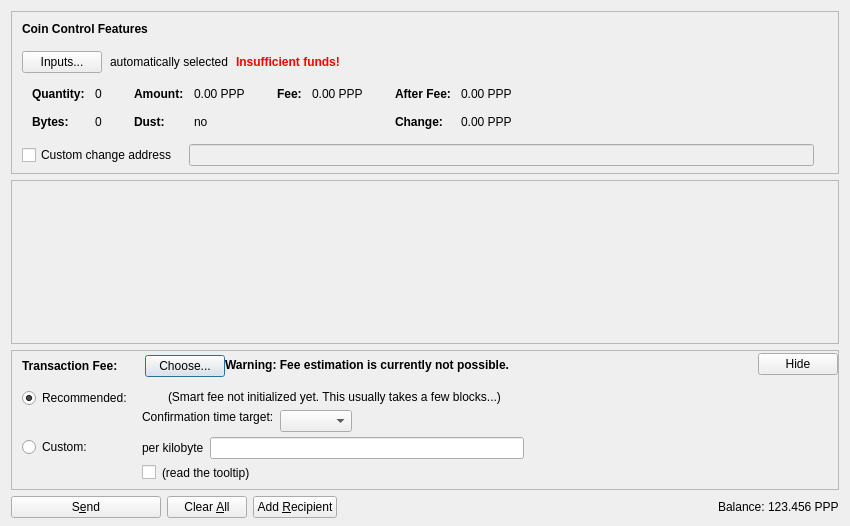
<?xml version="1.0" encoding="UTF-8"?>
<ui version="4.0">
 <class>SendCoinsDialog</class>
 <widget class="QDialog" name="SendCoinsDialog">
  <property name="geometry">
   <rect>
    <x>0</x>
    <y>0</y>
    <width>850</width>
    <height>526</height>
   </rect>
  </property>
  <property name="windowTitle">
   <string>Send Coins</string>
  </property>
  <layout class="QVBoxLayout" name="verticalLayout" stretch="0,1,0,0">
   <property name="bottomMargin">
    <number>8</number>
   </property>
   <item>
    <widget class="QFrame" name="frameCoinControl">
     <property name="sizePolicy">
      <sizepolicy hsizetype="Expanding" vsizetype="Expanding">
       <horstretch>0</horstretch>
       <verstretch>0</verstretch>
      </sizepolicy>
     </property>
     <property name="maximumSize">
      <size>
       <width>16777215</width>
       <height>16777215</height>
      </size>
     </property>
     <property name="frameShape">
      <enum>QFrame::StyledPanel</enum>
     </property>
     <property name="frameShadow">
      <enum>QFrame::Sunken</enum>
     </property>
     <layout class="QVBoxLayout" name="verticalLayoutCoinControl2">
      <property name="spacing">
       <number>0</number>
      </property>
      <property name="leftMargin">
       <number>0</number>
      </property>
      <property name="topMargin">
       <number>0</number>
      </property>
      <property name="rightMargin">
       <number>0</number>
      </property>
      <property name="bottomMargin">
       <number>6</number>
      </property>
      <item>
       <layout class="QVBoxLayout" name="verticalLayoutCoinControl" stretch="0,0,0,0,1">
        <property name="spacing">
         <number>0</number>
        </property>
        <property name="leftMargin">
         <number>10</number>
        </property>
        <property name="topMargin">
         <number>10</number>
        </property>
        <item>
         <layout class="QHBoxLayout" name="horizontalLayoutCoinControl1">
          <property name="bottomMargin">
           <number>15</number>
          </property>
          <item>
           <widget class="QLabel" name="labelCoinControlFeatures">
            <property name="sizePolicy">
             <sizepolicy hsizetype="Preferred" vsizetype="Maximum">
              <horstretch>0</horstretch>
              <verstretch>0</verstretch>
             </sizepolicy>
            </property>
            <property name="font">
             <font>
              <weight>75</weight>
              <bold>true</bold>
             </font>
            </property>
            <property name="styleSheet">
             <string notr="true">font-weight:bold;</string>
            </property>
            <property name="text">
             <string>Coin Control Features</string>
            </property>
           </widget>
          </item>
         </layout>
        </item>
        <item>
         <layout class="QHBoxLayout" name="horizontalLayoutCoinControl2" stretch="0,0,0,0">
          <property name="spacing">
           <number>8</number>
          </property>
          <property name="bottomMargin">
           <number>10</number>
          </property>
          <item>
           <widget class="QPushButton" name="pushButtonCoinControl">
            <property name="styleSheet">
             <string notr="true"/>
            </property>
            <property name="text">
             <string>Inputs...</string>
            </property>
            <property name="autoDefault">
             <bool>false</bool>
            </property>
           </widget>
          </item>
          <item>
           <widget class="QLabel" name="labelCoinControlAutomaticallySelected">
            <property name="text">
             <string>automatically selected</string>
            </property>
            <property name="margin">
             <number>5</number>
            </property>
           </widget>
          </item>
          <item>
           <widget class="QLabel" name="labelCoinControlInsuffFunds">
            <property name="font">
             <font>
              <weight>75</weight>
              <bold>true</bold>
             </font>
            </property>
            <property name="styleSheet">
             <string notr="true">color:red;font-weight:bold;</string>
            </property>
            <property name="text">
             <string>Insufficient funds!</string>
            </property>
            <property name="margin">
             <number>5</number>
            </property>
           </widget>
          </item>
          <item>
           <spacer name="horizontalSpacerCoinControl">
            <property name="orientation">
             <enum>Qt::Horizontal</enum>
            </property>
            <property name="sizeHint" stdset="0">
             <size>
              <width>40</width>
              <height>1</height>
             </size>
            </property>
           </spacer>
          </item>
         </layout>
        </item>
        <item>
         <widget class="QWidget" name="widgetCoinControl" native="true">
          <property name="sizePolicy">
           <sizepolicy hsizetype="Preferred" vsizetype="Preferred">
            <horstretch>0</horstretch>
            <verstretch>0</verstretch>
           </sizepolicy>
          </property>
          <property name="minimumSize">
           <size>
            <width>0</width>
            <height>0</height>
           </size>
          </property>
          <property name="styleSheet">
           <string notr="true"/>
          </property>
          <layout class="QHBoxLayout" name="horizontalLayoutCoinControl5">
           <property name="leftMargin">
            <number>0</number>
           </property>
           <property name="topMargin">
            <number>0</number>
           </property>
           <property name="rightMargin">
            <number>0</number>
           </property>
           <property name="bottomMargin">
            <number>0</number>
           </property>
           <item>
            <layout class="QHBoxLayout" name="horizontalLayoutCoinControl3" stretch="0,0,0,1">
             <property name="spacing">
              <number>20</number>
             </property>
             <property name="topMargin">
              <number>0</number>
             </property>
             <property name="bottomMargin">
              <number>10</number>
             </property>
             <item>
              <layout class="QFormLayout" name="formLayoutCoinControl1">
               <property name="horizontalSpacing">
                <number>10</number>
               </property>
               <property name="verticalSpacing">
                <number>14</number>
               </property>
               <property name="leftMargin">
                <number>10</number>
               </property>
               <property name="topMargin">
                <number>4</number>
               </property>
               <property name="rightMargin">
                <number>6</number>
               </property>
               <item row="0" column="0">
                <widget class="QLabel" name="labelCoinControlQuantityText">
                 <property name="font">
                  <font>
                   <weight>75</weight>
                   <bold>true</bold>
                  </font>
                 </property>
                 <property name="text">
                  <string>Quantity:</string>
                 </property>
                 <property name="margin">
                  <number>0</number>
                 </property>
                </widget>
               </item>
               <item row="0" column="1">
                <widget class="QLabel" name="labelCoinControlQuantity">
                 <property name="cursor">
                  <cursorShape>IBeamCursor</cursorShape>
                 </property>
                 <property name="contextMenuPolicy">
                  <enum>Qt::ActionsContextMenu</enum>
                 </property>
                 <property name="text">
                  <string notr="true">0</string>
                 </property>
                 <property name="margin">
                  <number>0</number>
                 </property>
                 <property name="textInteractionFlags">
                  <set>Qt::LinksAccessibleByMouse|Qt::TextSelectableByKeyboard|Qt::TextSelectableByMouse</set>
                 </property>
                </widget>
               </item>
               <item row="1" column="0">
                <widget class="QLabel" name="labelCoinControlBytesText">
                 <property name="font">
                  <font>
                   <weight>75</weight>
                   <bold>true</bold>
                  </font>
                 </property>
                 <property name="text">
                  <string>Bytes:</string>
                 </property>
                </widget>
               </item>
               <item row="1" column="1">
                <widget class="QLabel" name="labelCoinControlBytes">
                 <property name="cursor">
                  <cursorShape>IBeamCursor</cursorShape>
                 </property>
                 <property name="contextMenuPolicy">
                  <enum>Qt::ActionsContextMenu</enum>
                 </property>
                 <property name="text">
                  <string notr="true">0</string>
                 </property>
                 <property name="textInteractionFlags">
                  <set>Qt::LinksAccessibleByMouse|Qt::TextSelectableByKeyboard|Qt::TextSelectableByMouse</set>
                 </property>
                </widget>
               </item>
              </layout>
             </item>
             <item>
              <layout class="QFormLayout" name="formLayoutCoinControl2">
               <property name="horizontalSpacing">
                <number>10</number>
               </property>
               <property name="verticalSpacing">
                <number>14</number>
               </property>
               <property name="leftMargin">
                <number>6</number>
               </property>
               <property name="topMargin">
                <number>4</number>
               </property>
               <property name="rightMargin">
                <number>6</number>
               </property>
               <item row="0" column="0">
                <widget class="QLabel" name="labelCoinControlAmountText">
                 <property name="font">
                  <font>
                   <weight>75</weight>
                   <bold>true</bold>
                  </font>
                 </property>
                 <property name="text">
                  <string>Amount:</string>
                 </property>
                 <property name="margin">
                  <number>0</number>
                 </property>
                </widget>
               </item>
               <item row="0" column="1">
                <widget class="QLabel" name="labelCoinControlAmount">
                 <property name="cursor">
                  <cursorShape>IBeamCursor</cursorShape>
                 </property>
                 <property name="contextMenuPolicy">
                  <enum>Qt::ActionsContextMenu</enum>
                 </property>
                 <property name="text">
                  <string notr="true">0.00 PPP</string>
                 </property>
                 <property name="textInteractionFlags">
                  <set>Qt::LinksAccessibleByMouse|Qt::TextSelectableByKeyboard|Qt::TextSelectableByMouse</set>
                 </property>
                </widget>
               </item>
               <item row="1" column="0">
                <widget class="QLabel" name="labelCoinControlLowOutputText">
                 <property name="font">
                  <font>
                   <weight>75</weight>
                   <bold>true</bold>
                  </font>
                 </property>
                 <property name="text">
                  <string>Dust:</string>
                 </property>
                </widget>
               </item>
               <item row="1" column="1">
                <widget class="QLabel" name="labelCoinControlLowOutput">
                 <property name="cursor">
                  <cursorShape>IBeamCursor</cursorShape>
                 </property>
                 <property name="contextMenuPolicy">
                  <enum>Qt::ActionsContextMenu</enum>
                 </property>
                 <property name="text">
                  <string notr="true">no</string>
                 </property>
                 <property name="textInteractionFlags">
                  <set>Qt::LinksAccessibleByMouse|Qt::TextSelectableByKeyboard|Qt::TextSelectableByMouse</set>
                 </property>
                </widget>
               </item>
              </layout>
             </item>
             <item>
              <layout class="QFormLayout" name="formLayoutCoinControl3">
               <property name="horizontalSpacing">
                <number>10</number>
               </property>
               <property name="verticalSpacing">
                <number>14</number>
               </property>
               <property name="leftMargin">
                <number>6</number>
               </property>
               <property name="topMargin">
                <number>4</number>
               </property>
               <property name="rightMargin">
                <number>6</number>
               </property>
               <item row="0" column="0">
                <widget class="QLabel" name="labelCoinControlFeeText">
                 <property name="font">
                  <font>
                   <weight>75</weight>
                   <bold>true</bold>
                  </font>
                 </property>
                 <property name="text">
                  <string>Fee:</string>
                 </property>
                 <property name="margin">
                  <number>0</number>
                 </property>
                </widget>
               </item>
               <item row="0" column="1">
                <widget class="QLabel" name="labelCoinControlFee">
                 <property name="cursor">
                  <cursorShape>IBeamCursor</cursorShape>
                 </property>
                 <property name="contextMenuPolicy">
                  <enum>Qt::ActionsContextMenu</enum>
                 </property>
                 <property name="text">
                  <string notr="true">0.00 PPP</string>
                 </property>
                 <property name="textInteractionFlags">
                  <set>Qt::LinksAccessibleByMouse|Qt::TextSelectableByKeyboard|Qt::TextSelectableByMouse</set>
                 </property>
                </widget>
               </item>
              </layout>
             </item>
             <item>
              <layout class="QFormLayout" name="formLayoutCoinControl4">
               <property name="horizontalSpacing">
                <number>10</number>
               </property>
               <property name="verticalSpacing">
                <number>14</number>
               </property>
               <property name="leftMargin">
                <number>6</number>
               </property>
               <property name="topMargin">
                <number>4</number>
               </property>
               <property name="rightMargin">
                <number>6</number>
               </property>
               <item row="0" column="0">
                <widget class="QLabel" name="labelCoinControlAfterFeeText">
                 <property name="font">
                  <font>
                   <weight>75</weight>
                   <bold>true</bold>
                  </font>
                 </property>
                 <property name="text">
                  <string>After Fee:</string>
                 </property>
                 <property name="margin">
                  <number>0</number>
                 </property>
                </widget>
               </item>
               <item row="0" column="1">
                <widget class="QLabel" name="labelCoinControlAfterFee">
                 <property name="cursor">
                  <cursorShape>IBeamCursor</cursorShape>
                 </property>
                 <property name="contextMenuPolicy">
                  <enum>Qt::ActionsContextMenu</enum>
                 </property>
                 <property name="text">
                  <string notr="true">0.00 PPP</string>
                 </property>
                 <property name="textInteractionFlags">
                  <set>Qt::LinksAccessibleByMouse|Qt::TextSelectableByKeyboard|Qt::TextSelectableByMouse</set>
                 </property>
                </widget>
               </item>
               <item row="1" column="0">
                <widget class="QLabel" name="labelCoinControlChangeText">
                 <property name="font">
                  <font>
                   <weight>75</weight>
                   <bold>true</bold>
                  </font>
                 </property>
                 <property name="text">
                  <string>Change:</string>
                 </property>
                </widget>
               </item>
               <item row="1" column="1">
                <widget class="QLabel" name="labelCoinControlChange">
                 <property name="cursor">
                  <cursorShape>IBeamCursor</cursorShape>
                 </property>
                 <property name="contextMenuPolicy">
                  <enum>Qt::ActionsContextMenu</enum>
                 </property>
                 <property name="text">
                  <string notr="true">0.00 PPP</string>
                 </property>
                 <property name="textInteractionFlags">
                  <set>Qt::LinksAccessibleByMouse|Qt::TextSelectableByKeyboard|Qt::TextSelectableByMouse</set>
                 </property>
                </widget>
               </item>
              </layout>
             </item>
            </layout>
           </item>
          </layout>
         </widget>
        </item>
        <item>
         <layout class="QHBoxLayout" name="horizontalLayoutCoinControl4" stretch="0,0,0">
          <property name="spacing">
           <number>12</number>
          </property>
          <property name="sizeConstraint">
           <enum>QLayout::SetDefaultConstraint</enum>
          </property>
          <property name="topMargin">
           <number>5</number>
          </property>
          <property name="rightMargin">
           <number>5</number>
          </property>
          <item>
           <widget class="QCheckBox" name="checkBoxCoinControlChange">
            <property name="toolTip">
             <string>If this is activated, but the change address is empty or invalid, change will be sent to a newly generated address.</string>
            </property>
            <property name="text">
             <string>Custom change address</string>
            </property>
           </widget>
          </item>
          <item>
           <widget class="QValidatedLineEdit" name="lineEditCoinControlChange">
            <property name="enabled">
             <bool>false</bool>
            </property>
            <property name="sizePolicy">
             <sizepolicy hsizetype="Expanding" vsizetype="Fixed">
              <horstretch>0</horstretch>
              <verstretch>0</verstretch>
             </sizepolicy>
            </property>
           </widget>
          </item>
          <item>
           <widget class="QLabel" name="labelCoinControlChangeLabel">
            <property name="sizePolicy">
             <sizepolicy hsizetype="Preferred" vsizetype="Expanding">
              <horstretch>0</horstretch>
              <verstretch>0</verstretch>
             </sizepolicy>
            </property>
            <property name="minimumSize">
             <size>
              <width>0</width>
              <height>0</height>
             </size>
            </property>
            <property name="text">
             <string/>
            </property>
            <property name="margin">
             <number>3</number>
            </property>
           </widget>
          </item>
         </layout>
        </item>
        <item>
         <spacer name="verticalSpacerCoinControl">
          <property name="orientation">
           <enum>Qt::Vertical</enum>
          </property>
          <property name="sizeHint" stdset="0">
           <size>
            <width>800</width>
            <height>1</height>
           </size>
          </property>
         </spacer>
        </item>
       </layout>
      </item>
     </layout>
    </widget>
   </item>
   <item>
    <widget class="QScrollArea" name="scrollArea">
     <property name="widgetResizable">
      <bool>true</bool>
     </property>
     <widget class="QWidget" name="scrollAreaWidgetContents">
      <property name="geometry">
       <rect>
        <x>0</x>
        <y>0</y>
        <width>830</width>
        <height>104</height>
       </rect>
      </property>
      <layout class="QVBoxLayout" name="verticalLayout_2" stretch="0,1">
       <property name="leftMargin">
        <number>0</number>
       </property>
       <property name="topMargin">
        <number>0</number>
       </property>
       <property name="rightMargin">
        <number>0</number>
       </property>
       <property name="bottomMargin">
        <number>0</number>
       </property>
       <item>
        <layout class="QVBoxLayout" name="entries">
         <property name="spacing">
          <number>6</number>
         </property>
        </layout>
       </item>
       <item>
        <spacer name="verticalSpacer">
         <property name="orientation">
          <enum>Qt::Vertical</enum>
         </property>
         <property name="sizeHint" stdset="0">
          <size>
           <width>20</width>
           <height>40</height>
          </size>
         </property>
        </spacer>
       </item>
      </layout>
     </widget>
    </widget>
   </item>
   <item>
    <widget class="QFrame" name="frameFee">
     <property name="sizePolicy">
      <sizepolicy hsizetype="Expanding" vsizetype="Expanding">
       <horstretch>0</horstretch>
       <verstretch>0</verstretch>
      </sizepolicy>
     </property>
     <property name="maximumSize">
      <size>
       <width>16777215</width>
       <height>16777215</height>
      </size>
     </property>
     <property name="frameShape">
      <enum>QFrame::StyledPanel</enum>
     </property>
     <property name="frameShadow">
      <enum>QFrame::Sunken</enum>
     </property>
     <layout class="QVBoxLayout" name="verticalLayoutFee1">
      <property name="spacing">
       <number>0</number>
      </property>
      <property name="leftMargin">
       <number>0</number>
      </property>
      <property name="topMargin">
       <number>0</number>
      </property>
      <property name="rightMargin">
       <number>0</number>
      </property>
      <property name="bottomMargin">
       <number>0</number>
      </property>
      <item>
       <layout class="QVBoxLayout" name="verticalLayoutFee2" stretch="0,0,0">
        <property name="spacing">
         <number>0</number>
        </property>
        <property name="leftMargin">
         <number>10</number>
        </property>
        <property name="topMargin">
         <number>0</number>
        </property>
        <item>
         <layout class="QHBoxLayout" name="horizontalLayoutFee1">
          <property name="bottomMargin">
           <number>0</number>
          </property>
          <item>
           <layout class="QVBoxLayout" name="verticalLayoutFee7">
            <property name="spacing">
             <number>0</number>
            </property>
            <item>
             <spacer name="verticalSpacerSmartFee">
              <property name="orientation">
               <enum>Qt::Vertical</enum>
              </property>
              <property name="sizeType">
               <enum>QSizePolicy::Fixed</enum>
              </property>
              <property name="sizeHint" stdset="0">
               <size>
                <width>1</width>
                <height>4</height>
               </size>
              </property>
             </spacer>
            </item>
            <item>
             <layout class="QHBoxLayout" name="horizontalLayoutSmartFee">
              <property name="spacing">
               <number>10</number>
              </property>
              <item>
               <widget class="QLabel" name="labelFeeHeadline">
                <property name="sizePolicy">
                 <sizepolicy hsizetype="Preferred" vsizetype="Maximum">
                  <horstretch>0</horstretch>
                  <verstretch>0</verstretch>
                 </sizepolicy>
                </property>
                <property name="font">
                 <font>
                  <weight>75</weight>
                  <bold>true</bold>
                 </font>
                </property>
                <property name="styleSheet">
                 <string notr="true">font-weight:bold;</string>
                </property>
                <property name="text">
                 <string>Transaction Fee:</string>
                </property>
               </widget>
              </item>
              <item>
               <widget class="QLabel" name="labelFeeMinimized">
                <property name="text">
                 <string/>
                </property>
               </widget>
              </item>
              <item>
               <widget class="QPushButton" name="buttonChooseFee">
                <property name="text">
                 <string>Choose...</string>
                </property>
               </widget>
              </item>
             </layout>
            </item>
            <item>
             <spacer name="verticalSpacer_5">
              <property name="orientation">
               <enum>Qt::Vertical</enum>
              </property>
              <property name="sizeHint" stdset="0">
               <size>
                <width>1</width>
                <height>1</height>
               </size>
              </property>
             </spacer>
            </item>
           </layout>
          </item>
          <item>
           <widget class="QLabel" name="fallbackFeeWarningLabel">
            <property name="toolTip">
             <string>Using the fallbackfee can result in sending a transaction that will take several hours or days (or never) to confirm. Consider choosing your fee manually or wait until you have validated the complete chain.</string>
            </property>
            <property name="font">
            <font>
                <weight>75</weight>
                <bold>true</bold>
            </font>
            </property>
            <property name="text">
             <string>Warning: Fee estimation is currently not possible.</string>
            </property>
            <property name="wordWrap">
             <bool>false</bool>
            </property>
           </widget>
          </item>
          <item>
           <spacer name="horizontalSpacer_4">
            <property name="orientation">
             <enum>Qt::Horizontal</enum>
            </property>
            <property name="sizeType">
             <enum>QSizePolicy::MinimumExpanding</enum>
            </property>
            <property name="sizeHint" stdset="0">
             <size>
              <width>40</width>
              <height>20</height>
             </size>
            </property>
           </spacer>
          </item>
          <item>
           <widget class="QPushButton" name="buttonMinimizeFee">
            <property name="toolTip">
             <string>collapse fee-settings</string>
            </property>
            <property name="text">
             <string>Hide</string>
            </property>
           </widget>
          </item>
         </layout>
        </item>
        <item>
         <widget class="QFrame" name="frameFeeSelection">
          <layout class="QVBoxLayout" name="verticalLayoutFee12">
           <property name="spacing">
            <number>0</number>
           </property>
           <property name="leftMargin">
            <number>0</number>
           </property>
           <property name="topMargin">
            <number>0</number>
           </property>
           <property name="rightMargin">
            <number>0</number>
           </property>
           <property name="bottomMargin">
            <number>0</number>
           </property>
           <item>
            <layout class="QGridLayout" name="gridLayoutFee">
             <property name="topMargin">
              <number>10</number>
             </property>
             <property name="bottomMargin">
              <number>4</number>
             </property>
             <property name="horizontalSpacing">
              <number>10</number>
             </property>
             <property name="verticalSpacing">
              <number>4</number>
             </property>
             <item row="1" column="1">
              <layout class="QVBoxLayout" name="verticalLayoutFee8">
               <property name="spacing">
                <number>6</number>
               </property>
               <item>
                <layout class="QHBoxLayout" name="horizontalLayoutFee13">
                 <item>
                  <widget class="QLabel" name="labelCustomPerKilobyte">
                   <property name="toolTip">
                    <string>If the custom fee is set to 1000 satoshis and the transaction is only 250 bytes, then &quot;per kilobyte&quot; only pays 250 satoshis in fee, while &quot;total at least&quot; pays 1000 satoshis. For transactions bigger than a kilobyte both pay by kilobyte.</string>
                   </property>
                   <property name="text">
                    <string>per kilobyte</string>
                   </property>
                  </widget>
                 </item>
                 <item>
                  <widget class="BitcoinAmountField" name="customFee"/>
                 </item>
                 <item>
                  <spacer name="horizontalSpacer_6">
                   <property name="orientation">
                    <enum>Qt::Horizontal</enum>
                   </property>
                   <property name="sizeHint" stdset="0">
                    <size>
                     <width>1</width>
                     <height>1</height>
                    </size>
                   </property>
                  </spacer>
                 </item>
                </layout>
               </item>
               <item>
                <layout class="QHBoxLayout" name="horizontalLayoutFee8">
                 <item>
                  <widget class="QCheckBox" name="checkBoxMinimumFee">
                   <property name="toolTip">
                    <string>Paying only the minimum fee is just fine as long as there is less transaction volume than space in the blocks. But be aware that this can end up in a never confirming transaction once there is more demand for pigglesworthpennies transactions than the network can process.</string>
                   </property>
                   <property name="text">
                    <string/>
                   </property>
                  </widget>
                 </item>
                 <item>
                  <widget class="QLabel" name="labelMinFeeWarning">
                   <property name="enabled">
                    <bool>true</bool>
                   </property>
                   <property name="toolTip">
                    <string>Paying only the minimum fee is just fine as long as there is less transaction volume than space in the blocks. But be aware that this can end up in a never confirming transaction once there is more demand for pigglesworthpennies transactions than the network can process.</string>
                   </property>
                   <property name="text">
                    <string>(read the tooltip)</string>
                   </property>
                   <property name="margin">
                    <number>5</number>
                   </property>
                  </widget>
                 </item>
                 <item>
                  <spacer name="horizontalSpacer_2">
                   <property name="orientation">
                    <enum>Qt::Horizontal</enum>
                   </property>
                   <property name="sizeHint" stdset="0">
                    <size>
                     <width>1</width>
                     <height>1</height>
                    </size>
                   </property>
                  </spacer>
                 </item>
                </layout>
               </item>
              </layout>
             </item>
             <item row="0" column="0">
              <layout class="QVBoxLayout" name="verticalLayoutFee4" stretch="0,1">
               <item>
                <widget class="QRadioButton" name="radioSmartFee">
                 <property name="text">
                  <string>Recommended:</string>
                 </property>
                 <property name="checked">
                  <bool>true</bool>
                 </property>
                 <attribute name="buttonGroup">
                  <string notr="true">groupFee</string>
                 </attribute>
                </widget>
               </item>
               <item>
                <spacer name="verticalSpacer_2">
                 <property name="orientation">
                  <enum>Qt::Vertical</enum>
                 </property>
                 <property name="sizeHint" stdset="0">
                  <size>
                   <width>1</width>
                   <height>1</height>
                  </size>
                 </property>
                </spacer>
               </item>
              </layout>
             </item>
             <item row="1" column="0">
              <layout class="QVBoxLayout" name="verticalLayoutFee9" stretch="0,1">
               <item>
                <widget class="QRadioButton" name="radioCustomFee">
                 <property name="text">
                  <string>Custom:</string>
                 </property>
                 <attribute name="buttonGroup">
                  <string notr="true">groupFee</string>
                 </attribute>
                </widget>
               </item>
               <item>
                <spacer name="verticalSpacer_6">
                 <property name="orientation">
                  <enum>Qt::Vertical</enum>
                 </property>
                 <property name="sizeHint" stdset="0">
                  <size>
                   <width>1</width>
                   <height>1</height>
                  </size>
                 </property>
                </spacer>
               </item>
              </layout>
             </item>
             <item row="0" column="1">
              <layout class="QVBoxLayout" name="verticalLayoutFee3" stretch="0,0,1">
               <property name="spacing">
                <number>6</number>
               </property>
               <property name="topMargin">
                <number>2</number>
               </property>
               <item>
                <layout class="QHBoxLayout" name="horizontalLayoutFee12">
                 <item>
                  <widget class="QLabel" name="labelSmartFee">
                   <property name="text">
                    <string/>
                   </property>
                   <property name="margin">
                    <number>2</number>
                   </property>
                  </widget>
                 </item>
                 <item>
                  <widget class="QLabel" name="labelFeeEstimation">
                   <property name="text">
                    <string/>
                   </property>
                  </widget>
                 </item>
                 <item>
                  <widget class="QLabel" name="labelSmartFee2">
                   <property name="text">
                    <string>(Smart fee not initialized yet. This usually takes a few blocks...)</string>
                   </property>
                   <property name="margin">
                    <number>2</number>
                   </property>
                  </widget>
                 </item>
                 <item>
                  <spacer name="horizontalSpacer_5">
                   <property name="orientation">
                    <enum>Qt::Horizontal</enum>
                   </property>
                   <property name="sizeHint" stdset="0">
                    <size>
                     <width>1</width>
                     <height>1</height>
                    </size>
                   </property>
                  </spacer>
                 </item>
                </layout>
               </item>
               <item>
                <layout class="QHBoxLayout" name="horizontalLayoutFee9">
                 <item>
                  <layout class="QVBoxLayout" name="verticalLayoutFee6">
                   <item>
                    <widget class="QLabel" name="labelSmartFee3">
                     <property name="text">
                      <string>Confirmation time target:</string>
                     </property>
                     <property name="margin">
                      <number>2</number>
                     </property>
                    </widget>
                   </item>
                   <item>
                    <spacer name="verticalSpacer_3">
                     <property name="orientation">
                      <enum>Qt::Vertical</enum>
                     </property>
                     <property name="sizeHint" stdset="0">
                      <size>
                       <width>1</width>
                       <height>1</height>
                      </size>
                     </property>
                    </spacer>
                   </item>
                  </layout>
                 </item>
                 <item>
                  <layout class="QVBoxLayout" name="verticalLayoutFee5">
                   <property name="rightMargin">
                    <number>30</number>
                   </property>
                   <item>
                    <layout class="QHBoxLayout" name="horizontalLayoutConfTarget">
                     <property name="bottomMargin">
                      <number>0</number>
                     </property>
                     <item>
                      <widget class="QComboBox" name="confTargetSelector"/>
                     </item>
                     <item>
                      <spacer name="horizontalSpacerConfTarget">
                       <property name="orientation">
                        <enum>Qt::Horizontal</enum>
                       </property>
                       <property name="sizeHint" stdset="0">
                        <size>
                         <width>40</width>
                         <height>20</height>
                        </size>
                       </property>
                      </spacer>
                     </item>
                    </layout>
                   </item>
                  </layout>
                 </item>
                </layout>
               </item>
               <item>
                <spacer name="verticalSpacer_4">
                 <property name="orientation">
                  <enum>Qt::Vertical</enum>
                 </property>
                 <property name="sizeHint" stdset="0">
                  <size>
                   <width>1</width>
                   <height>1</height>
                  </size>
                 </property>
                </spacer>
               </item>
              </layout>
             </item>
            </layout>
           </item>
          </layout>
         </widget>
        </item>
        <item>
         <spacer name="verticalSpacerFee">
          <property name="orientation">
           <enum>Qt::Vertical</enum>
          </property>
          <property name="sizeHint" stdset="0">
           <size>
            <width>40</width>
            <height>5</height>
           </size>
          </property>
         </spacer>
        </item>
       </layout>
      </item>
     </layout>
    </widget>
   </item>
   <item>
    <layout class="QHBoxLayout" name="horizontalLayout">
     <item>
      <widget class="QPushButton" name="sendButton">
       <property name="minimumSize">
        <size>
         <width>150</width>
         <height>0</height>
        </size>
       </property>
       <property name="toolTip">
        <string>Confirm the send action</string>
       </property>
       <property name="text">
        <string>S&amp;end</string>
       </property>
       <property name="icon">
        <iconset resource="../bitcoin.qrc">
         <normaloff>:/icons/send</normaloff>:/icons/send</iconset>
       </property>
       <property name="autoDefault">
        <bool>false</bool>
       </property>
       <property name="default">
        <bool>false</bool>
       </property>
      </widget>
     </item>
     <item>
      <widget class="QPushButton" name="clearButton">
       <property name="sizePolicy">
        <sizepolicy hsizetype="Minimum" vsizetype="Fixed">
         <horstretch>0</horstretch>
         <verstretch>0</verstretch>
        </sizepolicy>
       </property>
       <property name="toolTip">
        <string>Clear all fields of the form.</string>
       </property>
       <property name="text">
        <string>Clear &amp;All</string>
       </property>
       <property name="icon">
        <iconset resource="../bitcoin.qrc">
         <normaloff>:/icons/remove</normaloff>:/icons/remove</iconset>
       </property>
       <property name="autoDefault">
        <bool>false</bool>
       </property>
      </widget>
     </item>
     <item>
      <widget class="QPushButton" name="addButton">
       <property name="toolTip">
        <string>Send to multiple recipients at once</string>
       </property>
       <property name="text">
        <string>Add &amp;Recipient</string>
       </property>
       <property name="icon">
        <iconset resource="../bitcoin.qrc">
         <normaloff>:/icons/add</normaloff>:/icons/add</iconset>
       </property>
       <property name="autoDefault">
        <bool>false</bool>
       </property>
      </widget>
     </item>
     <item>
      <spacer name="horizontalSpacer">
       <property name="orientation">
        <enum>Qt::Horizontal</enum>
       </property>
       <property name="sizeHint" stdset="0">
        <size>
         <width>40</width>
         <height>20</height>
        </size>
       </property>
      </spacer>
     </item>
     <item>
      <layout class="QHBoxLayout" name="horizontalLayout_2">
       <property name="spacing">
        <number>3</number>
       </property>
       <item>
        <widget class="QLabel" name="label">
         <property name="sizePolicy">
          <sizepolicy hsizetype="Preferred" vsizetype="Fixed">
           <horstretch>0</horstretch>
           <verstretch>0</verstretch>
          </sizepolicy>
         </property>
         <property name="text">
          <string>Balance:</string>
         </property>
        </widget>
       </item>
       <item>
        <widget class="QLabel" name="labelBalance">
         <property name="sizePolicy">
          <sizepolicy hsizetype="Preferred" vsizetype="Fixed">
           <horstretch>0</horstretch>
           <verstretch>0</verstretch>
          </sizepolicy>
         </property>
         <property name="cursor">
          <cursorShape>IBeamCursor</cursorShape>
         </property>
         <property name="text">
          <string notr="true">123.456 PPP</string>
         </property>
         <property name="textInteractionFlags">
          <set>Qt::LinksAccessibleByMouse|Qt::TextSelectableByKeyboard|Qt::TextSelectableByMouse</set>
         </property>
        </widget>
       </item>
      </layout>
     </item>
    </layout>
   </item>
  </layout>
 </widget>
 <customwidgets>
  <customwidget>
   <class>QValidatedLineEdit</class>
   <extends>QLineEdit</extends>
   <header>qvalidatedlineedit.h</header>
  </customwidget>
  <customwidget>
   <class>BitcoinAmountField</class>
   <extends>QLineEdit</extends>
   <header>bitcoinamountfield.h</header>
   <container>1</container>
  </customwidget>
 </customwidgets>
 <resources>
  <include location="../bitcoin.qrc"/>
 </resources>
 <connections/>
 <buttongroups>
  <buttongroup name="groupFee"/>
 </buttongroups>
</ui>
